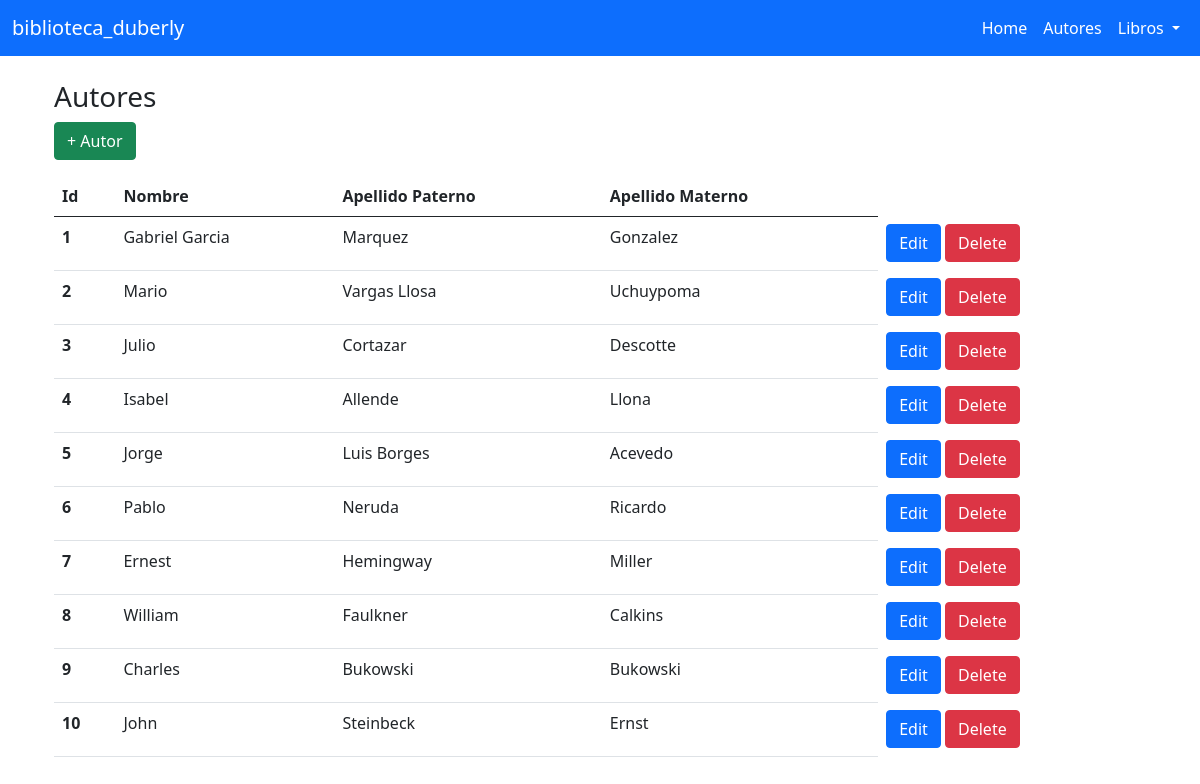
The page /autores/read.php on the database its author committed.
### tables this page shows
CREATE TABLE AUTORES(
    autor_id INT NOT NULL AUTO_INCREMENT PRIMARY KEY,
    nombre VARCHAR(100) NOT NULL,
    ape_paterno VARCHAR(100) NOT NULL,
    ape_materno VARCHAR(100) NOT NULL
);

### DAO/AutorDAO.php (called while the page is built, shortened)
<?php
class AutorDAO {
    public function read() {
        $conn = conectar();
        $query = 'SELECT * FROM AUTORES';
        $result=mysqli_query($conn,$query);
        if(!$result){
            return false;
        } else {
            return $result;
        }
    }
}
?>

### autores/read.php (the view, shortened to what this page needs)
<?php
include('../include/header.php');
include('../DAO/AutorDAO.php');
?>
<div class="container p-4">
    <div class="row d-flex">
        <h3 class="text">Autores</h3>
        <div class="col">
            <table class="table mt-3">
                <thead class="table">
                    <tr>
                        <th class="col">Id</th>
                        <th>Nombre</th>
                        <th>Apellido Paterno</th>
                        <th>Apellido Materno</th>
                        <?php include('../partials/modal_add_autor.php');?>
                    </tr>
                </thead>
                <tbody>
            <?php
            $autor=new AutorDAO();
            $result_autores = $autor->read();
            if (mysqli_num_rows($result_autores) >=1){
                $contador=0;
                while($autor = mysqli_fetch_array($result_autores)) {
                    $contador ++?>
                    <tr>
                        <th scope="row"><?php echo $contador?></th>
                        <td><?php echo $autor['nombre']?></td>
                        <td><?php echo $autor['ape_paterno']?></td>
                        <td><?php echo $autor['ape_materno']?></td>
                        <td class="border-0">
                            <a href="update.php?autor_id=<?php echo $autor['autor_id']?>" class="btn btn-primary">Edit</a>
                            <a href="delete.php?autor_id=<?php echo $autor['autor_id']?>" class="btn btn-danger">Delete</a>
                        </td>
                    </tr>
                <?php }}?>
            </tbody>
            </table>
        </div>
    </div>
</div>
<?php include('../include/footer.php');?>

### include/header.php (shortened to what this page needs)
<!DOCTYPE html>
<html lang="en">
<head>
    <link href="https://cdn.jsdelivr.net/npm/bootstrap@5.0.2/dist/css/bootstrap.min.css" rel="stylesheet">
    <link rel="stylesheet" type="text/css" href="./styles/styles.css">
</head>
<body class="bg-white">
<?php include('navbar.php')?>

### include/navbar.php (shortened to what this page needs)
<nav class="navbar navbar-expand-lg navbar-dark bg-primary">
  <div class="container-fluid">
  <a class="navbar-brand mr-auto" href="/biblioteca_duberly">biblioteca_duberly</a>
    <div class="collapse navbar-collapse justify-content-end" id="navbarSupportedContent">
      <ul class="navbar-nav">
        <li class="nav-item">
          <a class="text-white nav-link" href="/biblioteca_duberly">Home</a>
        </li>
        <li class="nav-item">
          <a class="text-white nav-link" href="/biblioteca_duberly/autores/read.php">Autores</a>
        </li>
          <li class="nav-item dropdown">
            <a href="/biblioteca_duberly/libros/libros.php" class="nav-link dropdown-toggle text-white nav-link" id="navbarDropdownMenuLink" role="button" data-bs-toggle="dropdown" aria-expanded="false">
            Libros
          </a>
        </li>
      </ul>
    </div>
  </div>
</nav>

### partials/modal_add_autor.php (shortened to what this page needs)
<button type="button" class="btn btn-success text-white" data-bs-toggle="modal" data-bs-target="#exampleModal" data-bs-whatever="@fat">+ Autor</button>

### include/footer.php (shortened to what this page needs)
</body>
</html>

### rows shown on the page
autores: nombre "Gabriel Garcia", ape_paterno "Marquez", ape_materno "Gonzalez"
autores: nombre "Mario", ape_paterno "Vargas Llosa", ape_materno "Uchuypoma"
autores: nombre "Julio", ape_paterno "Cortazar", ape_materno "Descotte"
autores: nombre "Isabel", ape_paterno "Allende", ape_materno "Llona"
autores: nombre "Jorge", ape_paterno "Luis Borges", ape_materno "Acevedo"
autores: nombre "Pablo", ape_paterno "Neruda", ape_materno "Ricardo"
autores: nombre "Ernest", ape_paterno "Hemingway", ape_materno "Miller"
autores: nombre "William", ape_paterno "Faulkner", ape_materno "Calkins"
autores: nombre "Charles", ape_paterno "Bukowski", ape_materno "Bukowski"
autores: nombre "John", ape_paterno "Steinbeck", ape_materno "Ernst"
